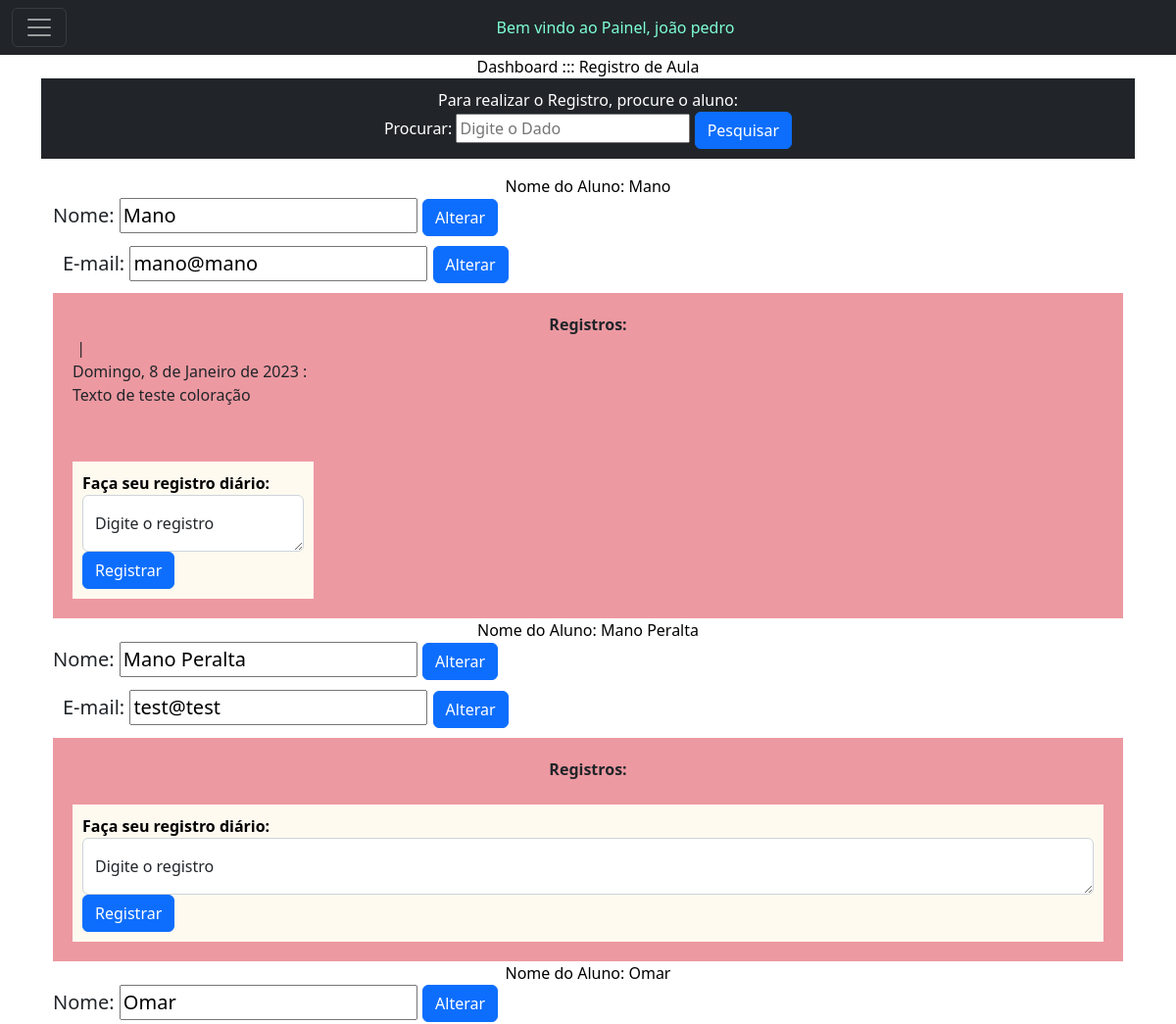
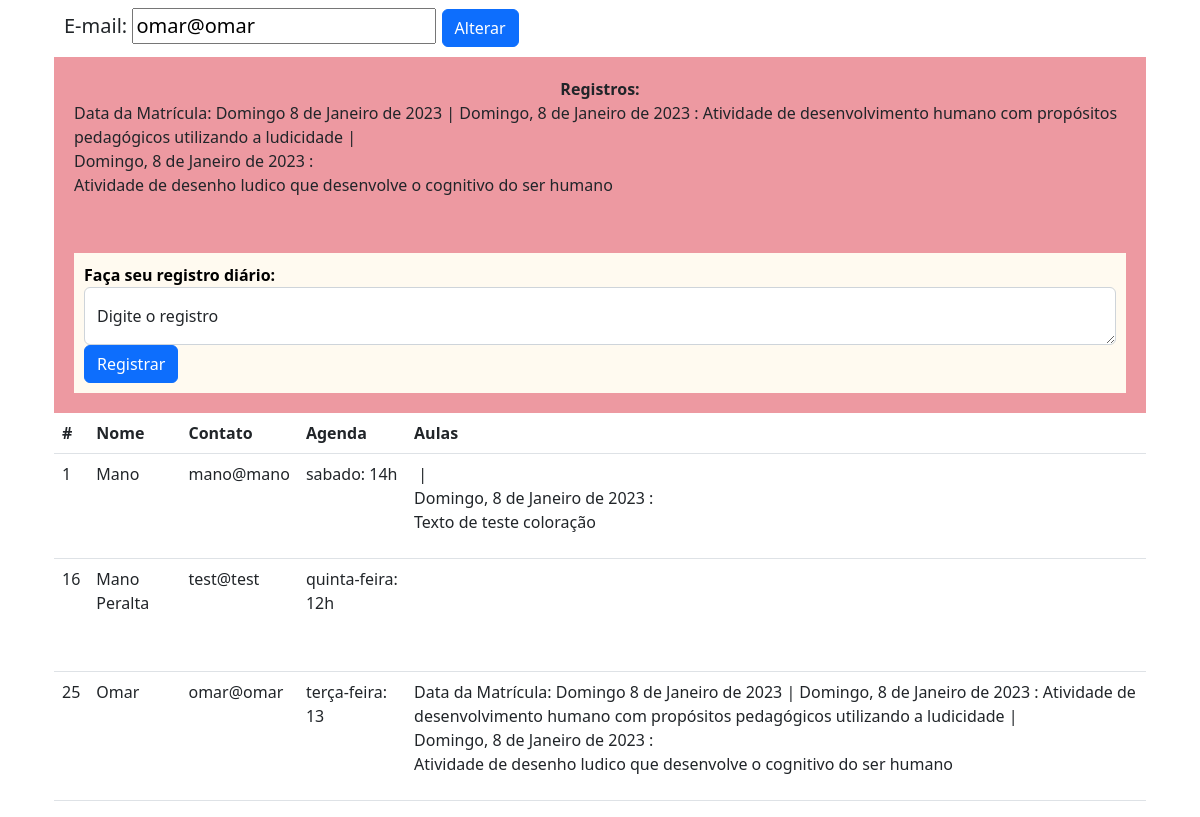
Page /aula.php?busca=Mano (signed in) on the committed database (2 pictures, top to bottom).
### tables this page shows
CREATE TABLE `usuarios` (
  `id` int(11) NOT NULL,
  `nome` varchar(140) NOT NULL,
  `fone` varchar(20) NOT NULL,
  `responsavel` varchar(140) NOT NULL,
  `endereco` varchar(150) NOT NULL,
  `email` varchar(140) NOT NULL,
  `data_nasc` date NOT NULL,
  `tipo` varchar(20) NOT NULL,
  `agenda` varchar(150) NOT NULL,
  `senha` varchar(16) NOT NULL,
  `aulas` longtext NOT NULL,
  `matricula` varchar(100) NOT NULL
);

### aula.php (the view, shortened to what this page needs)
 <?php
include('conexao.php');
?>
<!doctype html>
<html lang="pt-br">
<head>
  <link href="https://cdn.jsdelivr.net/npm/bootstrap@5.2.1/dist/css/bootstrap.min.css" rel="stylesheet"
>
<nav class="navbar navbar-dark bg-dark">
  <div class="container-fluid">
    <button class="navbar-toggler" type="button" data-bs-toggle="collapse" data-bs-target="#navbarToggleExternalContent" aria-controls="navbarToggleExternalContent" aria-expanded="false" aria-label="Toggle navigation">
      <span class="navbar-toggler-icon"></span>
    </button>
    <h7 class="text-center m-auto" style="color: aquamarine;">Bem vindo ao Painel, <?php echo $_SESSION['nome'];?>
</h7>
  </div>
</nav>
<body>
<main>
    <div class="container">
    <p class="text-center m-auto" style="color: black;">Dashboard ::: Registro de Aula</p>
    <div class="bg-dark text-bg-success">
  <div class="container text-center m-auto" style="padding: 10px;">
  <label>Para realizar o Registro, procure o aluno:</label><br>
<form action="">
  <label>Procurar:</label>
    <input name="busca" placeholder="Digite o Dado" type="text">
    <button class="btn btn-primary" type="submit" role="button">Pesquisar</button>
</form></div></div>
<div class="container-fluid">
<table class="table" border="1">
<table class="table">
  <thead>
    <tr>
      <th scope="col">#</th>
      <th scope="col">Nome</th>
      <th scope="col">Contato</th>
      <th scope="col">Agenda</th>
      <th scope="col">Aulas</th>
    </tr>
  </thead>
  <tbody>
  <?php
  if (!isset($_GET['busca'])) {
    ?>
  <tr>
      <th scope="row">#</th>
      <td colspan="3">Digite para pesquisar</td>
    </tr>
    <?php
} else {
  $pesquisa = $mysqli->real_escape_string($_GET['busca']);
$sql_code = "SELECT *
FROM usuarios
WHERE nome LIKE '%$pesquisa%'
OR tipo LIKE '%$pesquisa%'
OR agenda LIKE '%$pesquisa%'
OR aulas LIKE '%$pesquisa%'";
$sql_query = $mysqli->query($sql_code) or die("Error ao consultar" . $mysqli->error);
if ($sql_query->num_rows == 0) {
  ?>
  <tr>
  <th scope="row">1</th>
  <td colspan="3">Resultados NÃO encontrados...</td>
</tr>
<?php
} else {
while($dados = $sql_query->fetch_assoc()){
  ?>
  <tr>
    <td><?php echo $dados['id']; ?></td>
    <td><?php echo $dados['nome']; ?></td>
    <td><?php echo $dados['email']; ?></td>
    <td><?php echo $dados['agenda']; ?></td>
    <td><?php echo $dados['aulas']; ?></td>
</div>
    <p class="text-center m-auto" style="color: black;">Nome do Aluno: <?php echo $dados['nome']; ?></p>
        <form action="processar_nome.php" method="POST">
          <div class="d-flex flex-row align-items-center justify-content-center justify-content-lg-start">
          <p class="lead fw-normal mb-0 me-3">
          <label>Nome:</label>
          <input type="text" name="nome" placeholder="" value="<?php echo $dados['nome']; ?>">
            <button class="btn btn-primary" type="submit">Alterar</button>
        </p></div>
    </form>
    <form action="processar_email.php" method="POST">
          <div class="d-flex flex-row align-items-center justify-content-center justify-content-lg-start" style="padding: 10px;">
          <p class="lead fw-normal mb-0 me-3">
          <label>E-mail:</label>
          <input type="text" name="email" placeholder="" value="<?php echo $dados['email']; ?>">
            <button class="btn btn-primary" type="submit">Alterar</button>
        </p></div>
    </form>
    <div class="container bg-opacity-50 bg-danger" style="padding: 20px;">
    <form action="processar_aula.php" method="POST">
                <p class="text-center fw-bold m-auto">Registros:</p>
  <label><?php echo $dados['aulas']; ?></label><br>
  <div class="container-fluid" style="padding: 10px; background-color: floralwhite;">
  <p class="leal fw-bold mb-0 me-3" style="color: black;">Faça seu registro diário:</p>
  <div class="form-floating">
  <textarea class="form-control" placeholder="Registro diário" id="floatingTextarea" name="reg_aula"></textarea>
  <label for="floatingTextarea">Digite o registro</label>
  <button class="btn btn-primary" type="submit">Registrar</button></form></div>
</div>
  </tr>
  <?php
}
} ?>
<?php
}
  ?></div>
  </main>
</body>
</html>

### rows in the picture
usuarios: id "1", nome "Mano", email "mano@mano", agenda "sabado: 14h", aulas "| Domingo, 8 de Janeiro de 2023 : Texto de teste coloração"
usuarios: id "16", nome "Mano Peralta", email "test@test", agenda "quinta-feira: 12h"
usuarios: id "25", nome "Omar", email "omar@omar", agenda "terça-feira: 13", aulas "Data da Matrícula: Domingo 8 de Janeiro de 2023 | Domingo, 8 de Janeiro de 2023 : Atividade de desenvolvimento humano com propósitos pedagógicos utilizando a ludicidade | Domingo, 8 de Janeiro de 2023 : Atividade de desenho ludico que desenvolve o cognitivo do ser humano"

### other values in the picture
$_SESSION['nome'] "joão pedro"
